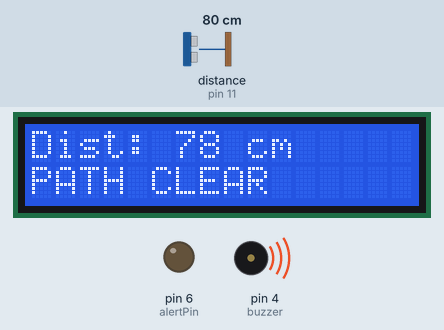
The sketch below on a simulated Arduino Uno, built with avr-gcc and run on an emulated ATmega328P. Shown: 16×2 character LCD, output pins drawn as LEDs (lit = HIGH), buzzer (waves = sounding, pin HIGH). Wiring (inferred from the names in the program): ultrasonic range finder: trigger pin 10; echo pin 11. The test bench sets the inputs (shaded band); at power-on: distance to the obstacle (sensor on pin 11) 80 cm. The echo pulse lasts 58.3 µs per cm; pins used as bus, display or sensor lines are not drawn; what the sketch prints to the serial monitor is not drawn.

Above: at 3.2 s.
3.3 s: distance to the obstacle (sensor on pin 11) set to 22 cm
At 4.5 s:
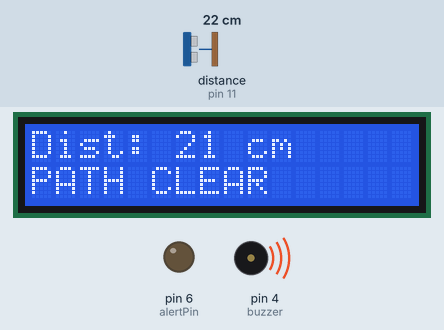
4.9 s: distance to the obstacle (sensor on pin 11) set to 19 cm
At 5.5 s:
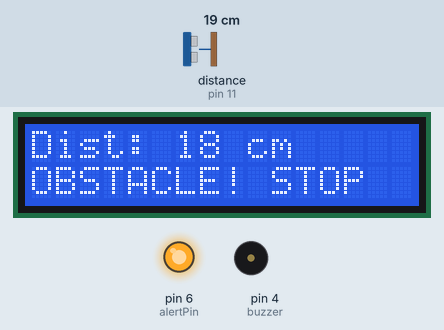
6.6 s: distance to the obstacle (sensor on pin 11) set to 299 cm
At 7.0 s:
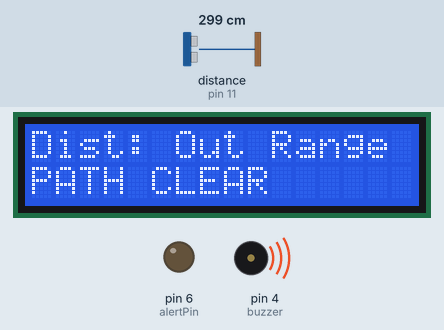
8.2 s: distance to the obstacle (sensor on pin 11) set to 97 cm
At 9.4 s:
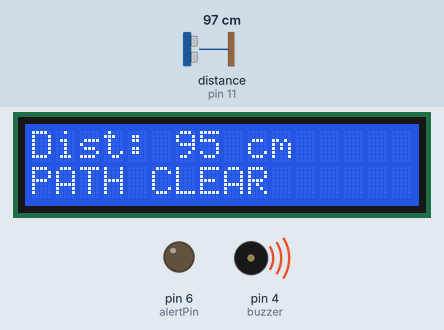
11.2 s: distance to the obstacle (sensor on pin 11) set to 120 cm
At 12.4 s:
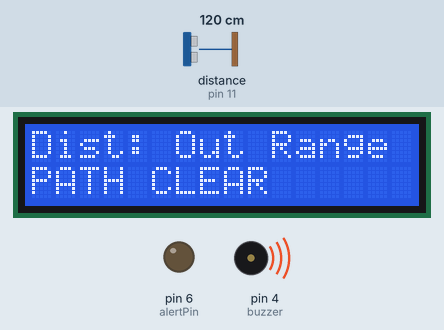
12.8 s: distance to the obstacle (sensor on pin 11) set to 2 cm
At 14.3 s:
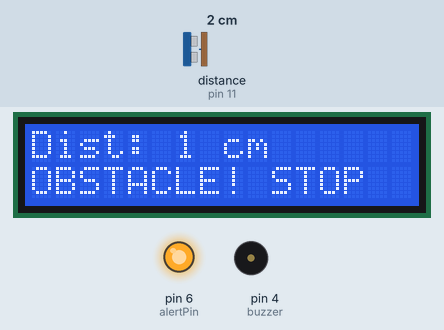
Timing chart, 0 to 15.8 s (numbered marks = the images above; inputs shaded):
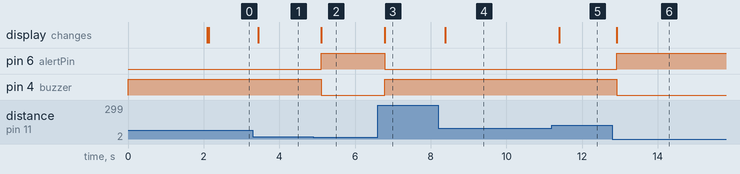

The sketch:

lcd.html.ino
```cpp
#include <Wire.h>
#include <LiquidCrystal_I2C.h>

// Set LCD I2C address (usually 0x27 or 0x3F)
LiquidCrystal_I2C lcd(0x27, 16, 2);

const int trigPin = 10;
const int echoPin = 11;
const int alertPin = 6; // Signal pin to ESP32-CAM
const int buzzer = 4; // buzzer

void setup() {
  pinMode(trigPin, OUTPUT);
  pinMode(echoPin, INPUT);
  pinMode(alertPin, OUTPUT);
  pinMode(buzzer, OUTPUT);

  digitalWrite(alertPin, LOW); // Default No Obstacle
   digitalWrite(buzzer, HIGH);
  Serial.begin(9600);

  lcd.begin();
  lcd.backlight();
  lcd.setCursor(0, 0);
  lcd.print("Obstacle System");
  lcd.setCursor(0, 1);
  lcd.print("Initializing...");
  delay(2000);
  lcd.clear();
}

void loop() {
  long duration;
  int distance;

  // Pulse to Ultrasonic
  digitalWrite(trigPin, LOW);
  delayMicroseconds(2);
  digitalWrite(trigPin, HIGH);
  delayMicroseconds(10);
  digitalWrite(trigPin, LOW);

  duration = pulseIn(echoPin, HIGH, 30000);
  distance = duration * 0.034 / 2;
  Serial.println(distance);

  // LCD Line 1: Distance Display
  lcd.clear();
  lcd.setCursor(0, 0);
  lcd.print("Dist: ");
  if (distance > 0 && distance < 100) {
    lcd.print(distance);
    lcd.print(" cm   ");
  } else {
    lcd.print("Out Range");
  }

  // LCD Line 2 & Signal sending
  lcd.setCursor(0, 1);
  if (distance > 0 && distance < 20) {
    // Obstacle detected (<20 cm)
    lcd.print("OBSTACLE! STOP  ");
    digitalWrite(alertPin, HIGH); // Send HIGH Signal to ESP32-CAM
   digitalWrite(buzzer, 0);

  } else {
    // Path Clear
    lcd.print("PATH CLEAR      ");
    digitalWrite(alertPin, LOW);  // Send LOW Signal to ESP32-CAM
    digitalWrite(buzzer, HIGH);
  }
 Serial.print("alertPin=");
  Serial.println(alertPin);
  delay(150);
}
```

Measured:
- the behaviour switches between 21 and 20 cm on distance to the obstacle (sensor on pin 11) (found by bisection; images 1 and 2)
- after the input at 3.3 s, the display: changes after 0.14 s (image 1)
- after the input at 4.9 s, pin 6 (alertPin): LOW → HIGH after 0.20 s; pin 4 (buzzer): HIGH → LOW after 0.20 s; the display: changes after 0.20 s (image 2)
- after the input at 6.6 s, pin 6 (alertPin): HIGH → LOW after 0.18 s; pin 4 (buzzer): LOW → HIGH after 0.18 s; the display: changes after 0.18 s (image 3)
- after the input at 8.2 s, the display: changes after 0.18 s (image 4)
- after the input at 11.2 s, the display: changes after 0.20 s (image 5)
- after the input at 12.8 s, pin 6 (alertPin): LOW → HIGH after 0.12 s; pin 4 (buzzer): HIGH → LOW after 0.12 s; the display: changes after 0.12 s (image 6)
